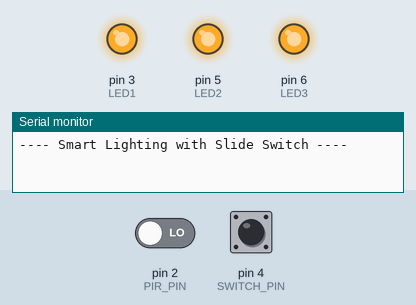
Simulated run of this sketch. Board: Arduino Uno, built with avr-gcc and run on an emulated ATmega328P. Parts: output pins drawn as LEDs (lit = HIGH), the last lines printed to the serial monitor. Inputs (shaded band) come from the test bench; at power-on: pin 4 (SWITCH_PIN) HIGH, pin 2 (PIR_PIN) LOW.

Above: at 1.2 s.
1.3 s: pin 4 (SWITCH_PIN) pulled LOW for 1 s
At 1.8 s:
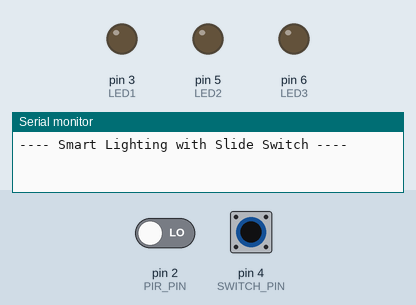
3.8 s: pin 2 (PIR_PIN) driven HIGH
At 4.5 s:
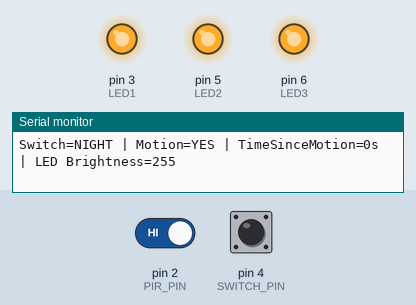
6.8 s: pin 2 (PIR_PIN) driven LOW
9.8 s: pin 4 (SWITCH_PIN) pulled LOW for 3.2 s
At 13.8 s:
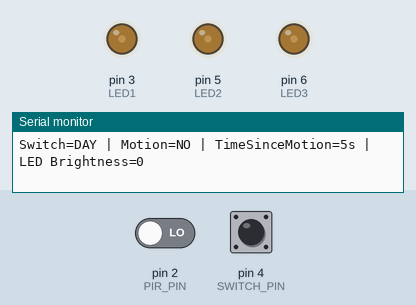
14.5 s: pin 2 (PIR_PIN) driven HIGH
At 15.1 s:
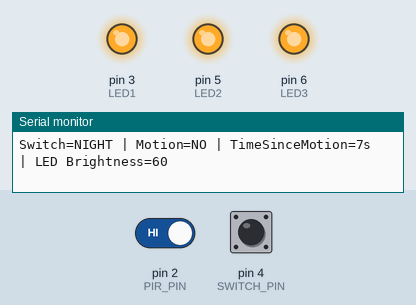
16.0 s: pin 4 (SWITCH_PIN) pulled LOW for 0.15 s
At 16.12 s:
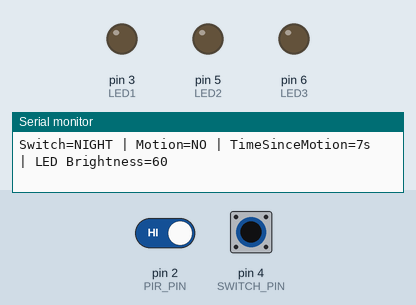
Timing chart, 0 to 19.0 s (numbered marks = the images above; inputs shaded):
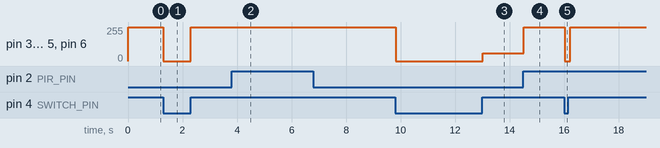

Measured:
- after the input at 1.3 s, pin 3 (LED1), pin 5 (LED2), pin 6 (LED3): 255/255 → 0/255 at once, → 255/255 1.0 s later
- after the input at 3.8 s, pin 3 (LED1), pin 5 (LED2), pin 6 (LED3): stays 255/255 (without the input it goes to 60/255 after 1.2 s)
- after the input at 9.8 s, pin 3 (LED1), pin 5 (LED2), pin 6 (LED3): 255/255 → 0/255 at once, → 60/255 3.2 s later
- after the input at 14.5 s, pin 3 (LED1), pin 5 (LED2), pin 6 (LED3): 60/255 → 255/255 at once
- after the input at 16.0 s, pin 3 (LED1), pin 5 (LED2), pin 6 (LED3): 255/255 → 0/255 at once, → 255/255 0.20 s later

The sketch:

Smart-Nightlight-Motion.ino
```cpp
// Smart Street Lighting with Slide Switch (Arduino Tinkercad)

// Pin definitions
const int SWITCH_PIN = 4;   // Slide switch for Day/Night
const int PIR_PIN = 2;      // PIR motion sensor
const int LED1 = 3;         // LED (PWM pin)
const int LED2 = 5;         // LED (PWM pin)
const int LED3 = 6;         // LED (PWM pin)

// Parameters
int dimDuty = 60;               // LED brightness in dim mode (0-255)
unsigned long holdMs = 5000;    // Time LEDs stay bright after motion (5 sec)

// Tracking
unsigned long lastMotionMs = 0;
unsigned long lastPrintMs = 0;

void setup() {
  pinMode(SWITCH_PIN, INPUT);   // Slide switch
  pinMode(PIR_PIN, INPUT);      // PIR sensor
  pinMode(LED1, OUTPUT);
  pinMode(LED2, OUTPUT);
  pinMode(LED3, OUTPUT);

  Serial.begin(9600);
  Serial.println("---- Smart Lighting with Slide Switch ----");
}

// Function to set brightness to all LEDs
void setAll(int duty) {
  analogWrite(LED1, duty);
  analogWrite(LED2, duty);
  analogWrite(LED3, duty);
}

void loop() {
  unsigned long now = millis();

  // Read switch (HIGH = Night, LOW = Day)
  bool isNight = digitalRead(SWITCH_PIN);

  // Read PIR motion sensor
  bool motion = digitalRead(PIR_PIN);

  // Update last motion time if detected
  if (motion) {
    lastMotionMs = now;
  }

  // Time since last motion
  unsigned long timeSinceMotion = now - lastMotionMs;

  // LED control
  int duty;
  if (!isNight) {
    duty = 0;  // Day mode → LEDs OFF
  } else {
    if (timeSinceMotion < holdMs) {
      duty = 255; // Night + recent motion → FULL brightness
    } else {
      duty = dimDuty; // Night + no motion → DIM mode
    }
  }

  // Apply brightness
  setAll(duty);

  // Debug info every 2 sec
  if (now - lastPrintMs > 2000) {
    lastPrintMs = now;
    Serial.print("Switch="); Serial.print(isNight ? "NIGHT" : "DAY");
    Serial.print(" | Motion="); Serial.print(motion ? "YES" : "NO");
    Serial.print(" | TimeSinceMotion="); Serial.print(timeSinceMotion / 1000); Serial.print("s");
    Serial.print(" | LED Brightness="); Serial.println(duty);
    lastPrintMs = now;
  }

  delay(100);
}
```
